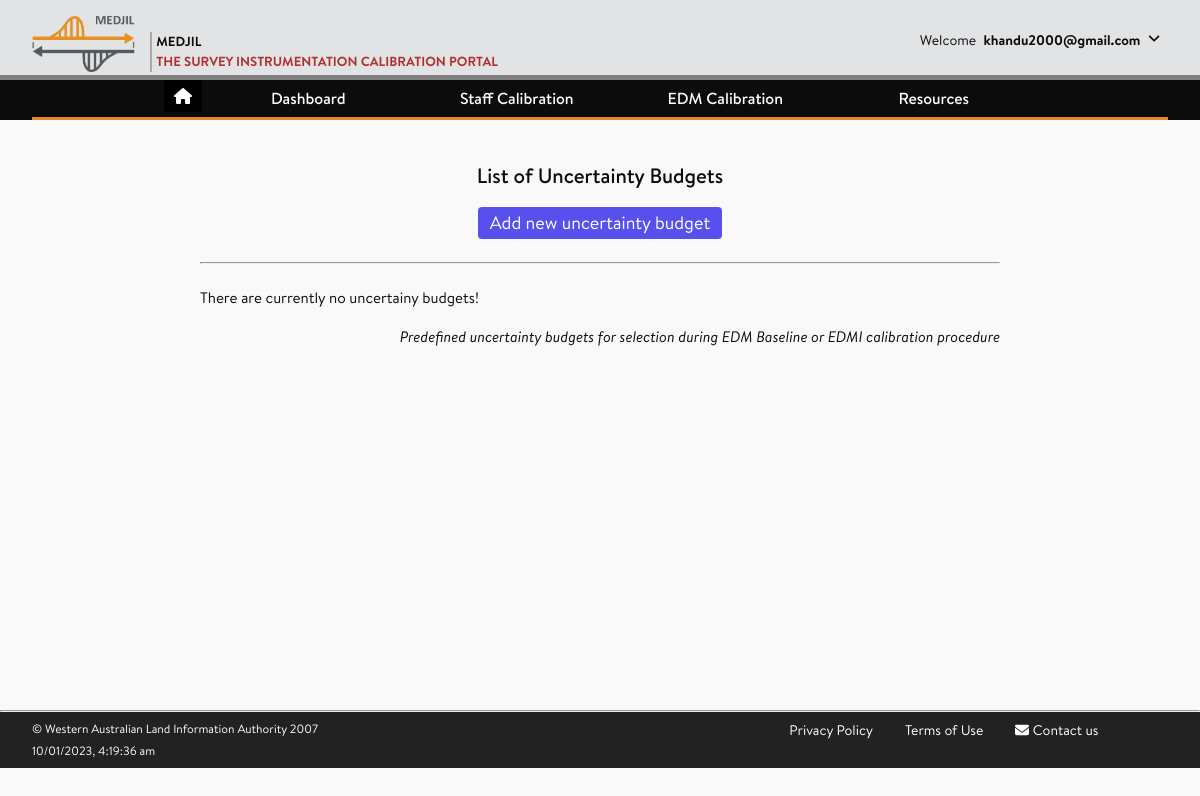
Before: /baseline_calibration/uc_budgets/ (signed in) with the older database file.
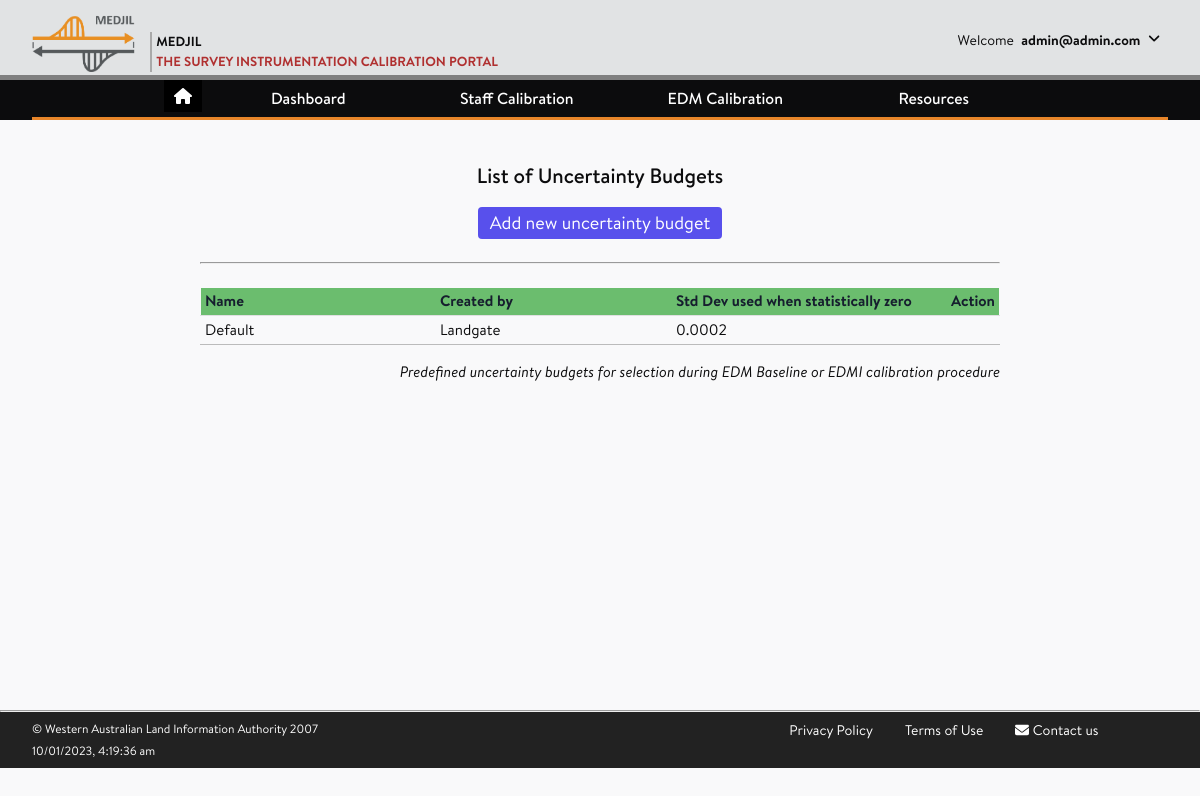
After: the same page with the newer database file.
### accounts/models.py (models this page shows, shortened)
class CustomUser(AbstractUser):
    company = models.ForeignKey(
                                Company,
                                on_delete = models.SET_NULL,
                                blank = True,
                                null = True,
    )
    username = None
    email = LowerCaseEmailField(_('email address'),
                                max_length = 150,
                                unique=True,
                                error_messages = {
                                    'unique': _("The user with that email address already exists.")
                                })
    USERNAME_FIELD = 'email'
    REQUIRED_FIELDS = []
    objects = CustomUserManager()

class Company(models.Model):
    company_name = models.CharField(max_length=200, unique=True)
    company_abbrev = models.CharField(max_length=20)
    def __str__(self):
        return self.company_name

### baseline_calibration/models.py (models this page shows, shortened)
class Uncertainty_Budget(models.Model):
    name = models.CharField(max_length=30, unique= False)
    company = models.ForeignKey(Company, on_delete = models.PROTECT, null=False)
    std_dev_of_zero_adjustment = models.DecimalField(max_digits=5, decimal_places=4,
                 validators = [MinValueValidator(0.00005)],
                 help_text="Standard deviation applied to set of observations when all"
                           " measured distances in set of observations are the same. (m)")
    class Meta:
        ordering = ['name']
        unique_together = ('name','company')

### baseline_calibration/views.py (the view)
# urls.py: path('uc_budgets/', views.uc_budgets, name = 'uc_budgets'),
@login_required(login_url="/accounts/login")
def uc_budgets(request):
    uc_budget_list = Uncertainty_Budget.objects.filter(
                    Q(name = 'Default', company__company_name = 'Landgate')|
                    Q(company = request.user.company))
    context = {
        'uc_budget_list': uc_budget_list}
    return render(request, 'baseline_calibration/Uncertainty_budgets_list.html', context)

### baseline_calibration/templates/baseline_calibration/Uncertainty_budgets_list.html (shortened to what this page needs)
{% extends 'base_generic.html' %}
{% load static %}
{% block content %}
<article class="post">
	<div class="flexbox-container_IB">
		<div class="flexbox-item_800_IB">
			<h2 class="text-center">List of Uncertainty Budgets</h2>
			<div class="mt-2 flex justify-center">
				<a href="{% url 'baseline_calibration:uc_budget_create' %}?next={{request.path}%}" class="px-3 py-2 border border-transparent text-lg leading-4 rounded text-white bg-indigo-600 hover:bg-indigo-500 focus:outline-none focus:shadow-outline transition duration-150 ease-in-out">
						Add new uncertainty budget
				</a>
			</div>
			<br>
			<hr>
			<br>
			<div class="flexbox-item_800_IB">
				<div class="post-content">
					<div id="uncertainty-budget-list">
						{% if uc_budget_list %}
						<table>
							<tr >
								<th width="30%" class="text-left font-semibold text-base text-gray-900">Name</th>
								<th width="30%" class="text-left font-semibold text-base text-gray-900">Created by</th>
								<th width="35%" class="text-left font-semibold text-base text-gray-900">Std Dev used when statistically zero</th>
								<th width="5%" class="text-left font-semibold text-base text-gray-900">Action</th>
							</tr>
							{% for budget in uc_budget_list %}
								<tr>
									<td>{{ budget.name }}</td>
									<td>{{ budget.company }}</td>
									<td>{{ budget.std_dev_of_zero_adjustment }}</td>
									{% if budget.name == "Default" and budget.company.company_name == "Landgate" %}
										<td></td>
									{% endif %}
								</tr>
								{% endfor %}
						</table>
						{% else %}
							<p>There are currently no uncertainy budgets!</p>
						{% endif %}
						<div class="flexbox-container_IB">
							<div class="flexbox-item_800_IB flexbox-item-right_IB"><i>Predefined uncertainty budgets for selection during EDM Baseline or EDMI calibration procedure</i>
						</div>
					</div>
				</div>
			</div>
		</div>
	</div>
</article>
{% endblock content %}

### templates/base_generic.html (shortened to what this page needs)
{% load static %}
<!DOCTYPE html>
<html lang="en">
<head>
    <link rel="stylesheet" href="https://cdnjs.cloudflare.com/ajax/libs/font-awesome/6.2.0/css/all.min.css" />
    <link rel="stylesheet" href="{% static 'main.css' %}">
    <link rel="stylesheet" href="{% static 'fonts/stylesheet.css' %}">
    <link rel="stylesheet" href="{% static 'style_ib.css' %}">
</head>
<body>
    <div class="page-wrap">
    <header class="page-header">
        <div class="wrapper">
            <div class="header-wrapper">
                <a class="header-logo" href="{% url 'home' %}">
                    <img src="{% static 'logo.png' %}" alt="Medjil">
                    <p>
                        <span>Medjil</span>
                        <span>The Survey Instrumentation Calibration Portal</span>
                    </p>
                </a>
                <div class="header-userinfo">
                        <div>
                            <span>Welcome</span>
                                {% if user.is_authenticated %}
                                    {% if not user.first_name %}
                                        <span><strong> {{ user.email }}</strong></span>
                                    {% else %}
                                        <span><strong>{{ user.first_name }}</strong></span>
                                    {% endif %}
                                {% endif %}
                                <span>
                                    <a href="#" id="header-toggle"><i class="fas fa-angle-down rotate" aria-hidden="true"></i></a>
                                </span>
                        </div>
                </div>
            </div>
        </div>
    </header>
    <nav class="page-nav">
        <div class="wrapper">
            <ul class="nav-links">
            		<li>
            				<ul>
            						<button class="btn_home"><a href="{% url 'home' %}"><i class="fa fa-home"></i></a></button>
            				</ul>
            		</li>
                <li class="nav-item has-subnav"><a tabindex="0">Dashboard</a>
                </li>
                <li class="nav-item has-subnav"><a tabindex="0">Staff Calibration</a>
                </li>
                <li class="nav-item has-subnav"><a tabindex="0">EDM Calibration </a>
                </li>
                <li class="nav-item has-subnav"><a tabindex="0">Resources</a>
                </li>
            </ul>
        </div>
    </nav>
    <main class="page-content">
        <div class="wrapper">
            {% block content %}
            {% endblock content %}
        </div>
    </main>
    <hr>
    <footer class="page-footer">
        <div class="wrapper">
            <div class="footer-row3">
                <div class="policy-col-1">
                    <a href="{% url 'terms' %}">Privacy Policy</a>
                    <a href="{% url 'terms' %}">Terms of Use</a>
                    <a href="mailto:geodesy@landgate.wa.gov.au"><i class="fas fa-envelope"></i> <span>Contact us</span></a>
                </div>
                <div class="policy-col-2">
                      <p>&#169; Western Australian Land Information Authority 2007</p>
                      <span id="current_time"></span>
                </div>
            </div>
        </div>
    </footer>
</body>
</html>

Changed rows visible on the page:
changed CustomUser: email "khandu2000@gmail.com" → "admin@admin.com"
added Uncertainty_Budget: name "Default", company "Landgate", std_dev_of_zero_adjustment "0.0002"
Other visible differences:
text no longer shown: "There are currently no uncertainy budgets!"
text now shown: "Name Created by Std Dev used when statistically zero Action"
